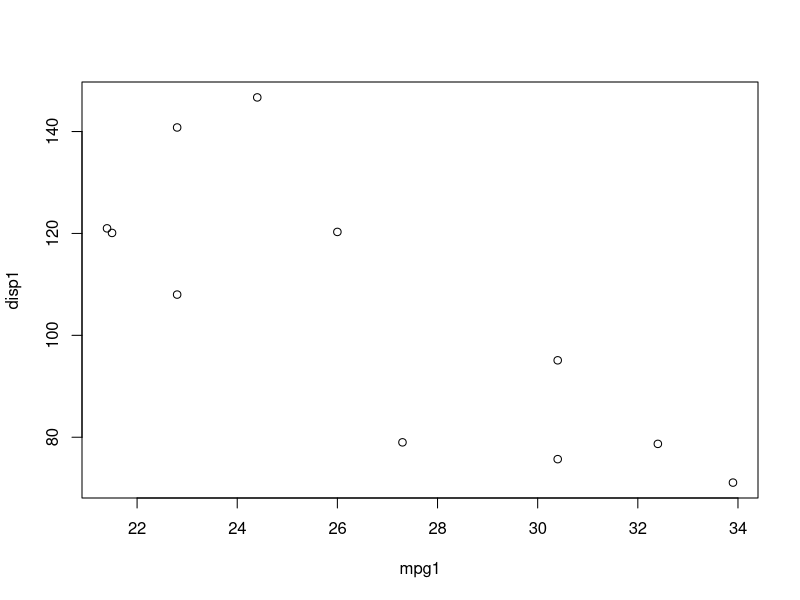
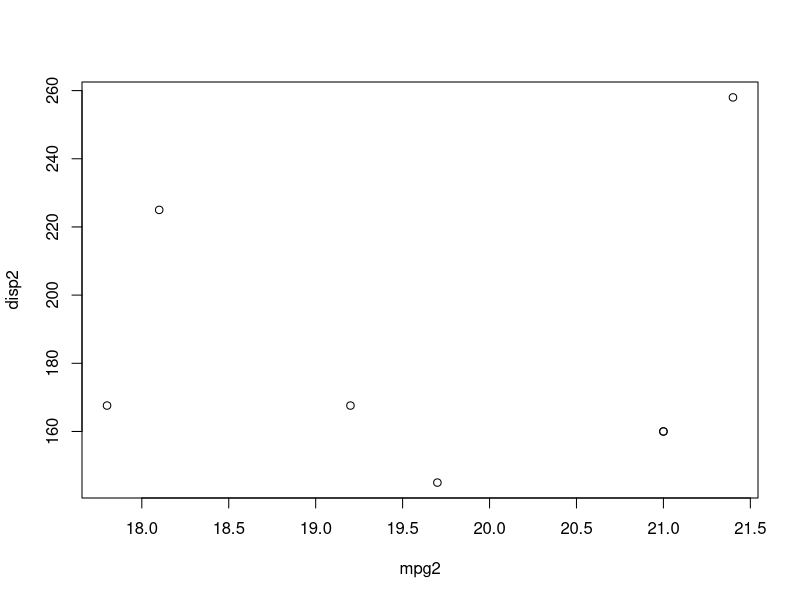

The R script that drew these images, in order:
## ---- chunk 1
knitr::opts_chunk$set(echo = TRUE)
## ---- chunk 2
summary(mtcars)
mtcars
## ---- chunk 3
summary(as.factor(mtcars$cyl))
cylinder4<- mtcars[,2, drop=FALSE]
four_cyl<- subset(cylinder4, cyl == 4)
four_cyl
## ---- chunk 4
summary(as.factor(mtcars$cyl))
cylinder6<- mtcars[,2, drop=FALSE]
six_cyl<- subset(cylinder6, cyl ==6)
six_cyl
## ---- chunk 5
mpg_fourcyl<- mtcars[ c(1:3)]
four_cyl1<- subset(mpg_fourcyl, cyl == 4)
mpg1 <- four_cyl1$mpg
disp1 <- four_cyl1$disp
plot(mpg1, disp1)
## ---- chunk 6
mpg_sixcyl<- mtcars[ c(1:3)]
six_cyl1<- subset(mpg_sixcyl, cyl == 6)
mpg2 <- six_cyl1$mpg
disp2 <- six_cyl1$disp
plot(mpg2, disp2)
